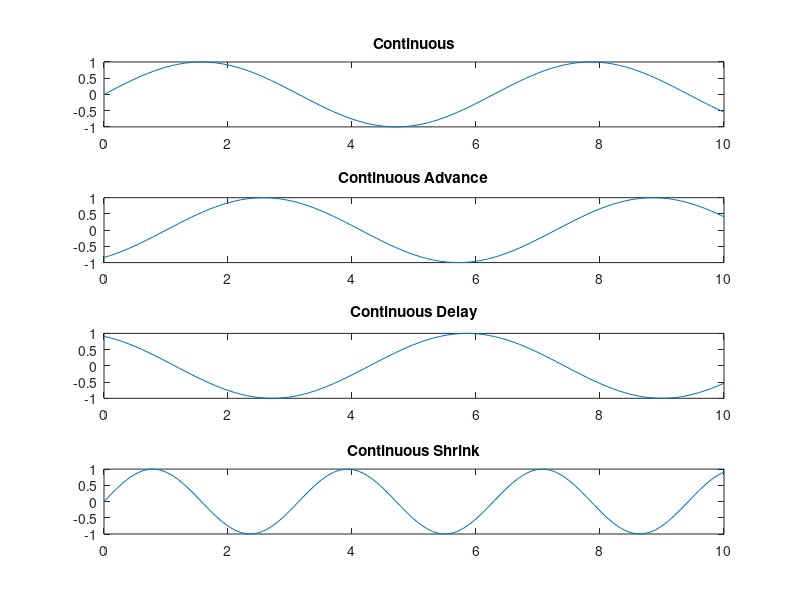

This chart was generated by the following MATLAB code:
t = 0:0.1:10;

subplot(4,1,1);
y = sin(t);
plot(t,y);
title('Continuous');

subplot(4,1,2);
y = sin(t-1);
plot(t,y);
title('Continuous Advance');

subplot(4,1,3);
y = sin(t+2);
plot(t,y);
title('Continuous Delay');

subplot(4,1,4);
y = sin(t*2);
plot(t,y);
title('Continuous Shrink');
